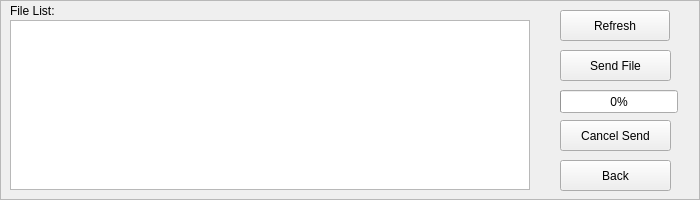
  <widget class="QFrame" name="deviceOpushFrame">
   <property name="geometry">
    <rect>
     <x>90</x>
     <y>255</y>
     <width>700</width>
     <height>200</height>
    </rect>
   </property>
   <property name="autoFillBackground">
    <bool>true</bool>
   </property>
   <property name="frameShape">
    <enum>QFrame::StyledPanel</enum>
   </property>
   <property name="frameShadow">
    <enum>QFrame::Raised</enum>
   </property>
   <widget class="QPushButton" name="btnSendFile">
    <property name="geometry">
     <rect>
      <x>560</x>
      <y>50</y>
      <width>111</width>
      <height>31</height>
     </rect>
    </property>
    <property name="text">
     <string>Send File</string>
    </property>
   </widget>
   <widget class="QPushButton" name="btnOpushRefresh">
    <property name="geometry">
     <rect>
      <x>560</x>
      <y>10</y>
      <width>110</width>
      <height>31</height>
     </rect>
    </property>
    <property name="text">
     <string>Refresh</string>
    </property>
   </widget>
   <widget class="QLabel" name="label_opush">
    <property name="geometry">
     <rect>
      <x>10</x>
      <y>0</y>
      <width>281</width>
      <height>21</height>
     </rect>
    </property>
    <property name="text">
     <string>File List:</string>
    </property>
   </widget>
   <widget class="QTableWidget" name="tblFileList">
    <property name="geometry">
     <rect>
      <x>10</x>
      <y>20</y>
      <width>520</width>
      <height>170</height>
     </rect>
    </property>
    <attribute name="horizontalHeaderCascadingSectionResizes">
     <bool>false</bool>
    </attribute>
    <attribute name="horizontalHeaderDefaultSectionSize">
     <number>500</number>
    </attribute>
    <attribute name="horizontalHeaderMinimumSectionSize">
     <number>100</number>
    </attribute>
   </widget>
   <widget class="QPushButton" name="btnOpushBack">
    <property name="geometry">
     <rect>
      <x>560</x>
      <y>160</y>
      <width>111</width>
      <height>31</height>
     </rect>
    </property>
    <property name="text">
     <string>Back</string>
    </property>
   </widget>
   <widget class="QPushButton" name="btnCancelSend">
    <property name="geometry">
     <rect>
      <x>560</x>
      <y>120</y>
      <width>111</width>
      <height>31</height>
     </rect>
    </property>
    <property name="text">
     <string>Cancel Send</string>
    </property>
   </widget>
   <widget class="QProgressBar" name="opushPB">
    <property name="geometry">
     <rect>
      <x>560</x>
      <y>90</y>
      <width>118</width>
      <height>23</height>
     </rect>
    </property>
    <property name="value">
     <number>0</number>
    </property>
   </widget>
  </widget>
